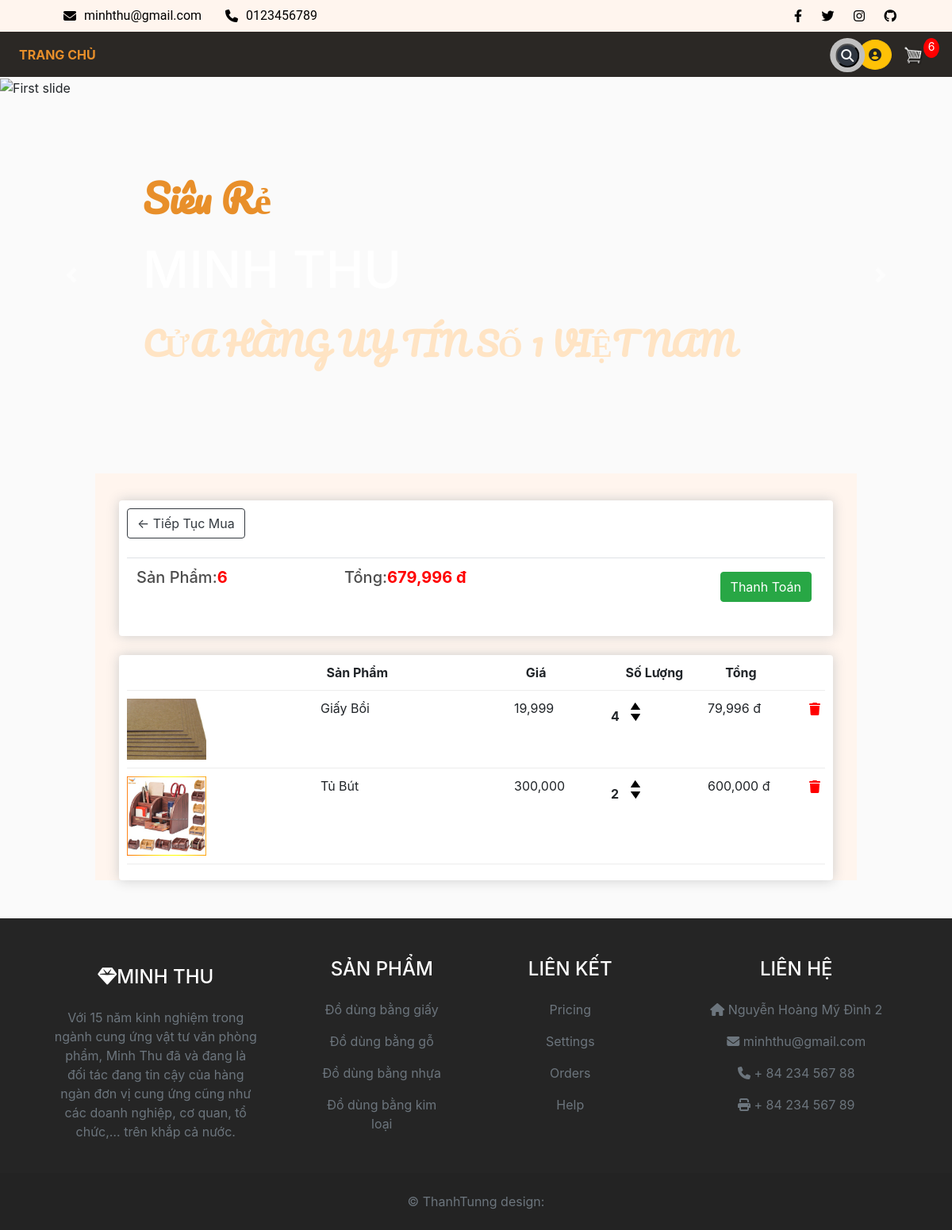
/cart/ (signed in), run on an earlier commit of the app's database.
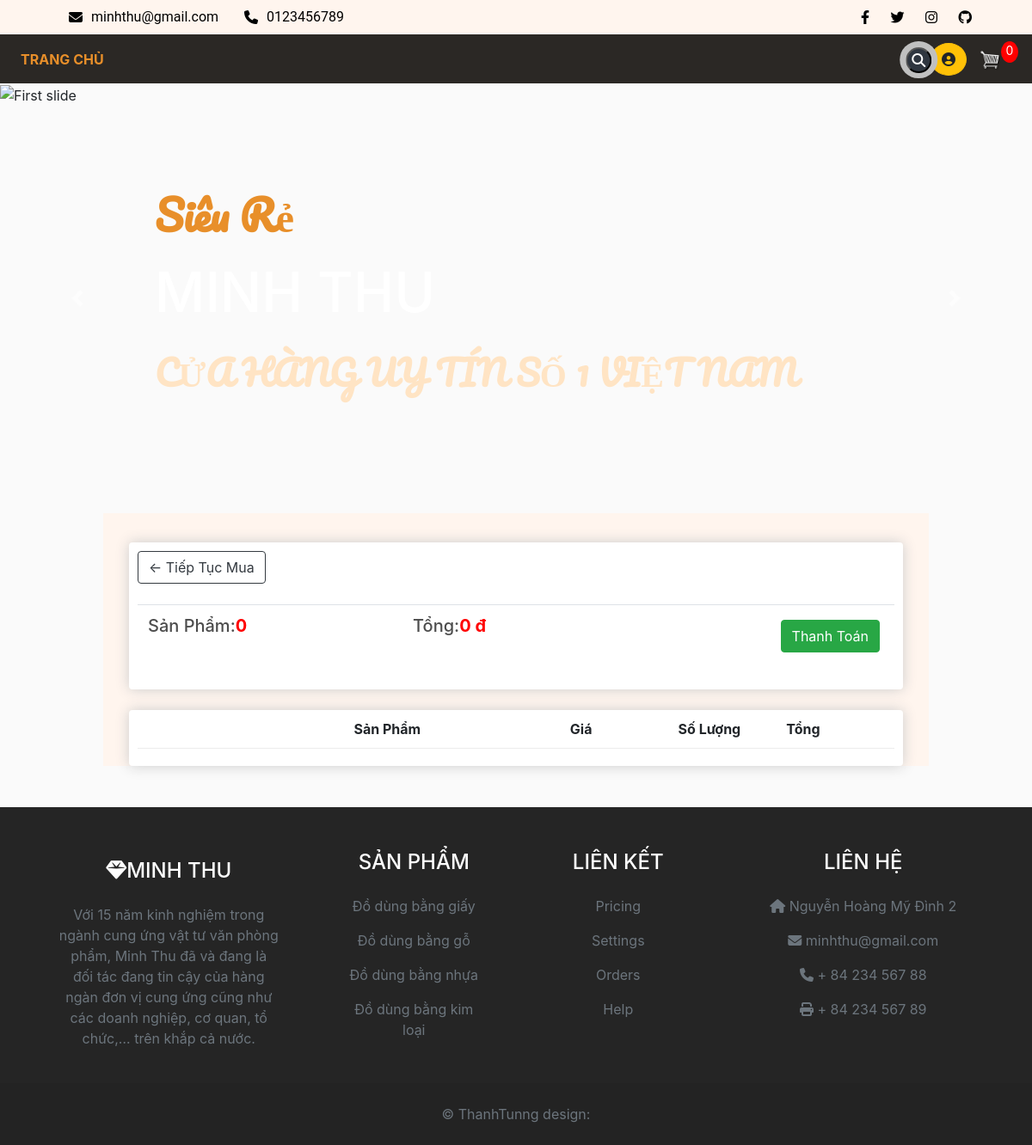
And on a later commit of the database.
### store/models.py (models this page shows, shortened)
class Order(models.Model):
    customer = models.ForeignKey(Customer, null= True, on_delete=models.SET_NULL, blank= True)
    date_ordered = models.DateTimeField(auto_now_add= True)
    complete = models.BooleanField(default= False, null = True, blank= False)#Don hang mac dinh phai la chua hoan thanh
    transaction_id = models.CharField(max_length= 200, null = True)
    @property
    def get_cart_total(self):
        orderitems = self.orderitem_set.all()
        total = sum([item.get_total for item in orderitems])
        return total
    @property
    def get_cart_items(self):
        orderitems = self.orderitem_set.all()
        total = sum([item.quantity for item in orderitems])
        return total

class OrderItem(models.Model):
    order = models.ForeignKey(Order, null=True, on_delete=models.SET_NULL, blank=True)
    product = models.ForeignKey(Product, null=True, on_delete=models.SET_NULL, blank=True)
    quantity = models.IntegerField(default=0, null= True, blank= False)
    date_added = models.DateTimeField(auto_now_add= True)
    @property
    def get_total(self):
        total = self.product.price * self.quantity
        return total

class Product(models.Model):
    name = models.CharField(max_length= 200, null= True)
    price = models.FloatField()
    category = models.ForeignKey(Category, null= True, on_delete=models.SET_NULL, blank= True)
    digital = models.BooleanField(default= False, null = True, blank= False)
    image = models.ImageField(null=True, blank= True)
    @property
    def imageURL(self):
        try:
            url = self.image.url
        except:
            url = ''
        return url

### store/views.py (the view)
# urls.py: path('cart/', views.cart, name="cart"),
def cart(request):
    data = cartData(request)
    cartItems = data['cartItems']
    order = data['order']
    items = data['items']
    context = {'items': items, 'order': order, 'cartItems': cartItems}
    return render(request, 'store/cart.html', context)

### store/utils.py (called while the page is built)
def cartData(request):
    if request.user.is_authenticated:#kiem tra xem nguoi dung da dang nhap vao trang web hay chua
        customer = request.user.customer#truy xuat doi tuong khach hang duoc lien ket voi nguoi dung
        order, created = Order.objects.get_or_create(customer = customer, complete = False)
        items = order.orderitem_set.all()
        cartItems = order.get_cart_items
    else:
        cookieData = cookieCart(request)
        cartItems = cookieData['cartItems']
        order = cookieData['order']
        items = cookieData['items']
    return {'cartItems': cartItems, 'order':order, 'items': items}

### store/templates/store/cart.html (shortened to what this page needs)
 {% extends 'store/main.html' %}
{% load static %}
{% load humanize %}
{% block content %}
	<div class="row">
		<div class="col-lg-12">
			<div class="box-element">
				<a  class="btn btn-outline-dark" href="{% url 'store' %}">&#x2190; Tiếp Tục Mua</a>
				<br>
				<br>
				<table class="table">
					<tr>
						<th><h5>Sản Phẩm:<strong style = "color: red">{{order.get_cart_items}}</strong></h5></th>
						<th><h5>Tổng:<strong style = "color: red">{{order.get_cart_total|floatformat|intcomma}} đ</strong></h5></th>
						<th>
							<a  style="float:right; margin:5px;" class="btn btn-success" href="{% url 'checkout' %}">Thanh Toán</a>
						</th>
					</tr>
				</table>
			</div>
			<br>
			<div class="box-element">
				<div class="cart-row">
					<div style="flex:2"></div>
					<div style="flex:2"><strong>Sản Phẩm</strong></div>
					<div style="flex:1"><strong>Giá</strong></div>
					<div style="flex:1"><strong>Số Lượng</strong></div>
					<div style="flex:1"><strong>Tổng </strong></div>
				</div>
				{% for item in  items %}
				<div class="cart-row">
					<div style="flex:2"><img class="row-image" src="{{item.product.imageURL}}"></div>
					<div style="flex:2"><p>{{item.product.name}}</p></div>
					<div style="flex:1"><p>{{item.product.price|floatformat|intcomma}}</p></div>
					<div style="flex:1">
						<p class="quantity">{{item.quantity}}</p>
						<div class="quantity">
							<img data-product = "{{item.product.id}}" data-action = "add" class="chg-quantity update-cart" src="{% static  'images/arrow_up.png' %}">
							<img data-product = "{{item.product.id}}" data-action = "remove" class="chg-quantity update-cart" src="{% static  'images/arrow_down.png' %}">
						</div>
					</div>
					<div style="flex:1"><p>{{item.get_total|floatformat:0|intcomma}} đ</p></div>
					<div>
						{% if item.id %}
						  {% if user.is_authenticated %}
							<form method="POST" action="{% url 'remove-from-cart' item_id=item.id %}">
							  <button type="submit" style="border: none; background: none">
								<i style="color: red" class="fa fa-trash"></i>
							  </button>
							</form>
						  {% endif %}
						{% endif %}
					  </div>
				</div>
				{% endfor %}
			</div>
		</div>
	</div>
{% endblock content %}

What changed in the data, as far as the page shows it:
no longer on this page (row edited): Order: get_cart_items "6", get_cart_total "679,996"
removed OrderItem: product.imageURL (picture), product.name "Giấy Bồi", product.price "19,999", quantity "4", get_total "79,996"
removed OrderItem: product.imageURL (picture), product.name "Tủ Bút", product.price "300,000", quantity "2", get_total "600,000"
added Order: get_cart_items "0", get_cart_total "0"
Also different on the page:
{{ cartItems }}: "6" → "0"
